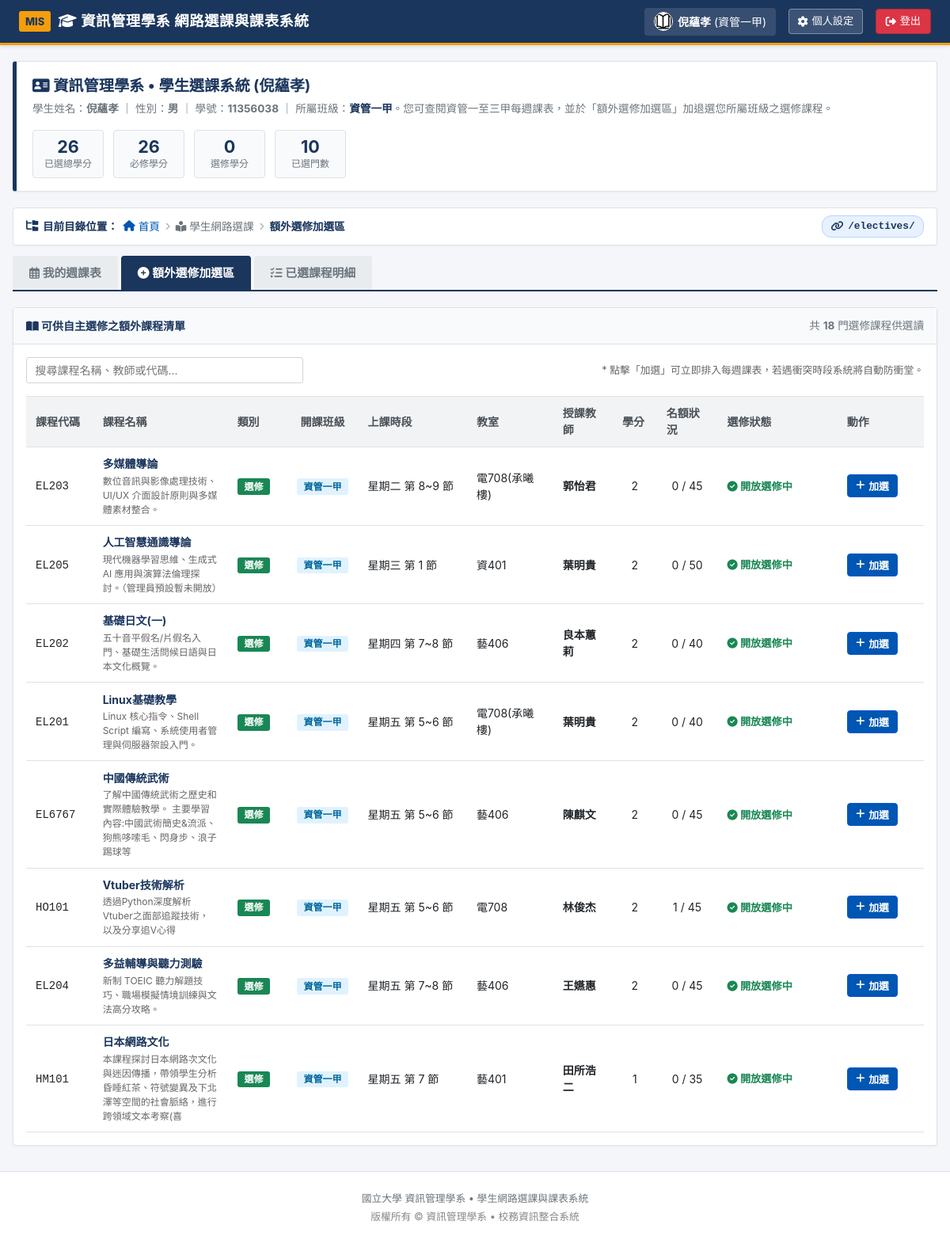
The app's page /electives/ (signed in), older data.
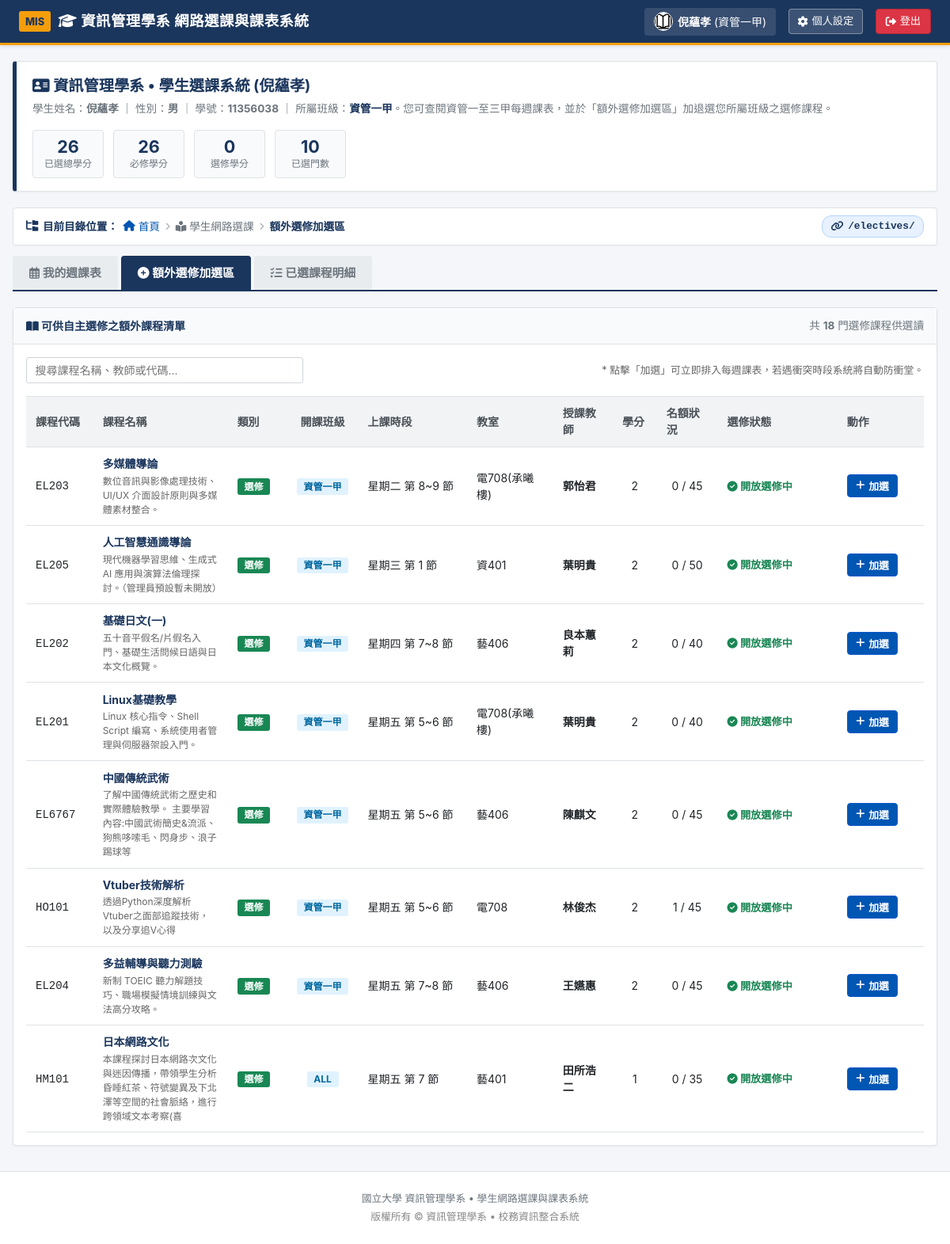
The same page, newer data.
### pages/models.py (models this page shows, shortened)
class Course(models.Model):
    CATEGORY_CHOICES = [
        ('REQUIRED', '必修'),
        ('ELECTIVE', '選修'),
    ]
    DAY_CHOICES = [
        (1, '星期一'),
        (2, '星期二'),
        (3, '星期三'),
        (4, '星期四'),
        (5, '星期五'),
    ]
    CLASS_CHOICES = [
        ('資管一甲', '資管一甲'),
        ('資管二甲', '資管二甲'),
        ('資管三甲', '資管三甲'),
        ('ALL', '全系/不限班級'),
    ]
    code = models.CharField(max_length=20, unique=True, verbose_name="課程代碼")
    name = models.CharField(max_length=100, verbose_name="課程名稱")
    teacher = models.CharField(max_length=50, verbose_name="授課教師")
    teacher_user = models.ForeignKey(User, null=True, blank=True, on_delete=models.SET_NULL, related_name='taught_courses', verbose_name="授課教師帳號")
    classroom = models.CharField(max_length=50, verbose_name="上課教室")
    credits = models.PositiveIntegerField(default=2, verbose_name="學分數")
    category = models.CharField(max_length=10, choices=CATEGORY_CHOICES, default='ELECTIVE', verbose_name="課程屬性")
    target_class = models.CharField(max_length=20, choices=CLASS_CHOICES, default='資管一甲', verbose_name="開課班級")
    day_of_week = models.PositiveSmallIntegerField(choices=DAY_CHOICES, default=1, verbose_name="上課星期")
    start_period = models.PositiveSmallIntegerField(default=1, verbose_name="開始節次")
    end_period = models.PositiveSmallIntegerField(default=1, verbose_name="結束節次")
    is_open_for_enrollment = models.BooleanField(default=True, verbose_name="開放學生選修")
    max_students = models.PositiveIntegerField(default=50, verbose_name="選課人數上限")
    description = models.TextField(blank=True, default="", verbose_name="課程描述")
    color_tag = models.CharField(max_length=30, default="indigo", verbose_name="代表顏色")
    class Meta:
        ordering = ['day_of_week', 'start_period', 'code']
        verbose_name = "課程"
        verbose_name_plural = "課程列表"
    @property
    def period_display(self):
        day_str = dict(self.DAY_CHOICES).get(self.day_of_week, '')
        if self.start_period == self.end_period:
            return f"{day_str} 第 {self.start_period} 節"
        return f"{day_str} 第 {self.start_period}~{self.end_period} 節"
    @property
    def current_enrolled_count(self):
        return self.enrollments.count()

### pages/views.py (the view, shortened to what this page needs)
# urls.py: path('', views.index, name='index'),
def index(request, tab=None):
    if not User.objects.filter(username__in=['admin', 'student']).exists() or not Course.objects.exists():
        init_demo_data()
    if not request.user.is_authenticated:
        return redirect('pages:login')
    is_admin = request.user.is_staff or request.user.username == 'admin'
    user_role = getattr(request.user.profile, 'role', 'STUDENT')
    is_teacher = (user_role == 'TEACHER')
    is_student = not is_admin and not is_teacher
    student_class = getattr(request.user.profile, 'student_class', '資管一甲')
    query_tab = request.GET.get('tab')
    if not tab:
        if is_admin:
            active_tab = 'admin_courses'
        elif is_teacher:
            active_tab = 'teacher_courses'
        else:
            active_tab = 'timetable'
    else:
        active_tab = tab
    all_courses = Course.objects.all().select_related('teacher_user').prefetch_related('enrollments__user__profile')
    if is_student:
        user_enrollments = Enrollment.objects.filter(user=request.user).select_related('course')
        enrolled_courses = [e.course for e in user_enrollments]
        enrolled_course_ids = {c.id for c in enrolled_courses}
    else:
        enrolled_courses = []
        enrolled_course_ids = set()
    CLASS_LIST = ['資管一甲', '資管二甲', '資管三甲']
    selected_class = request.GET.get('class_name', '').strip()
    if not selected_class:
        if is_student and student_class in CLASS_LIST:
            selected_class = student_class
        else:
            selected_class = '資管一甲'
    if selected_class not in CLASS_LIST:
        selected_class = '資管一甲'
    timetable = {p['period']: {d['day']: None for d in DAYS_INFO} for p in PERIOD_INFO}
    if is_student and selected_class == student_class:
        courses_to_plot = enrolled_courses
    else:
        courses_to_plot = [c for c in all_courses if c.target_class == selected_class and c.category == 'REQUIRED']
    for course in courses_to_plot:
        day = course.day_of_week
        start_p = course.start_period
        end_p = course.end_period
        span = end_p - start_p + 1
        if start_p in timetable and day in timetable[start_p]:
            timetable[start_p][day] = {
                'type': 'course',
                'course': course,
                'rowspan': span,
                'is_start': True,
            }
            for p in range(start_p + 1, end_p + 1):
                if p in timetable and day in timetable[p]:
                    timetable[p][day] = {'type': 'occupied'}
    elective_courses_data = []
    for c in all_courses:
        is_enrolled = c.id in enrolled_course_ids
        conflict_with = None
        if not is_enrolled and is_student:
            for ec in enrolled_courses:
                if check_time_conflict(c, ec):
                    conflict_with = ec
                    break
        is_class_match = (c.target_class in ['ALL', student_class])
        elective_courses_data.append({
            'course': c,
            'is_enrolled': is_enrolled,
            'is_open': c.is_open_for_enrollment,
            'conflict_with': conflict_with,
            'is_full': c.current_enrolled_count >= c.max_students,
            'target_class': c.target_class,
            'is_class_match': is_class_match,
        })
    total_credits = sum(c.credits for c in enrolled_courses)
    required_credits = sum(c.credits for c in enrolled_courses if c.category == 'REQUIRED')
    elective_credits = sum(c.credits for c in enrolled_courses if c.category == 'ELECTIVE')
    total_courses_count = all_courses.count()
    open_courses_count = all_courses.filter(is_open_for_enrollment=True).count()
    all_teacher_users = User.objects.filter(profile__role='TEACHER').select_related('profile').order_by('username')
    default_teachers = [
        '黃燕萍', '李俞麟', '唐日新', '林俊杰', '丁慧瑩',
        '謝文欽', '陳秋良', '許佩玉', '顏嬿真', '王嬿惠',
        '葉明貴', '郭怡君', '陳麒文'
    ]
    db_teachers = list(Course.objects.values_list('teacher', flat=True).distinct())
    teacher_user_names = list(all_teacher_users.values_list('first_name', flat=True))
    teachers_list = sorted(list({t.strip() for t in (default_teachers + db_teachers + teacher_user_names) if t and t.strip()}))
    teacher_courses = []
    students_list = []
    teachers_admin_list = []
    context = {
        'is_admin': is_admin,
        'is_teacher': is_teacher,
        'is_student': is_student,
        'student_class': student_class,
        'class_list': CLASS_LIST,
        'selected_class': selected_class,
        'period_info': PERIOD_INFO,
        'days_info': DAYS_INFO,
        'timetable': timetable,
        'all_courses': all_courses,
        'enrolled_courses': enrolled_courses,
        'elective_courses_data': elective_courses_data,
        'teacher_courses': teacher_courses,
        'total_credits': total_credits,
        'required_credits': required_credits,
        'elective_credits': elective_credits,
        'course_count': len(enrolled_courses),
        'total_courses_count': total_courses_count,
        'open_courses_count': open_courses_count,
        'teachers_list': teachers_list,
        'all_teacher_users': all_teacher_users,
        'teachers_admin_list': teachers_admin_list,
        'students_list': students_list,
        'tab': active_tab,
    }
    return render(request, 'index.html', context)

### pages/models.py (called while the page is built)
    @property
    def avatar_url(self):
        if self.avatar:
            try:
                return self.avatar.url
            except Exception:
                pass
        return '/static/image/preview.webp'

### pages/views.py (called while the page is built)
def check_time_conflict(course_a, course_b):
    if course_a.id == course_b.id:
        return False
    if course_a.day_of_week != course_b.day_of_week:
        return False
    return max(course_a.start_period, course_b.start_period) <= min(course_a.end_period, course_b.end_period)

### templates/index.html (shortened to what the changed rows need)
{% extends 'base.html' %}
{% load static %}
{% block content %}
{% if is_student %}
<div class="tab-pane" id="pane-tab-electives" {% if tab != 'electives' %}style="display: none;"{% endif %}>
    <div class="card-classic">
        <div class="card-classic-body">
            <div style="overflow-x: auto;">
                <table class="electives-table" id="electivesTable">
                    <thead>
                        <tr>
                            <th class="col-code">課程代碼</th>
                            <th class="col-name">課程名稱</th>
                            <th class="col-category">類別</th>
                            <th style="width: 90px; text-align: center;">開課班級</th>
                            <th class="col-time">上課時段</th>
                            <th class="col-room">教室</th>
                            <th class="col-teacher">授課教師</th>
                            <th class="col-credits">學分</th>
                            <th class="col-enrolled">名額狀況</th>
                            <th class="col-toggle">選修狀態</th>
                            <th class="col-actions">動作</th>
                        </tr>
                    </thead>
                    <tbody>
                        {% for item in elective_courses_data %}
                            {% if item.course.category == 'ELECTIVE' %}
                                <tr class="elective-table-row"
                                    data-name="{{ item.course.name|lower }}"
                                    data-teacher="{{ item.course.teacher|lower }}"
                                    data-code="{{ item.course.code|lower }}">
                                    <td><code>{{ item.course.code }}</code></td>
                                    <td>
                                        <strong style="color: var(--univ-navy);">{{ item.course.name }}</strong>
                                        <div style="font-size: 0.75rem; color: #666; margin-top: 0.15rem;">
                                            {{ item.course.description|default:"暫無簡介" }}
                                        </div>
                                    </td>
                                    <td class="col-category">
                                        <span class="badge-tag badge-elective">選修</span>
                                    </td>
                                    <td style="text-align: center;">
                                        <span class="badge-tag" style="background: #e0f2fe; color: #0369a1; font-weight: 600;">
                                            {{ item.target_class }}
                                        </span>
                                    </td>
                                    <td class="col-time">{{ item.course.period_display }}</td>
                                    <td>{{ item.course.classroom }}</td>
                                    <td><strong>{{ item.course.teacher }}</strong></td>
                                    <td style="text-align: center;">{{ item.course.credits }}</td>
                                    <td style="text-align: center;">
                                        {{ item.course.current_enrolled_count }} / {{ item.course.max_students }}
                                    </td>
                                    <td class="col-toggle">
                                        {% if item.is_open %}
                                            <span style="color: var(--success); font-weight: 600; font-size: 0.825rem;">
                                                <i class="fa-solid fa-circle-check"></i> 開放選修中
                                            </span>
                                        {% else %}
                                            <span style="color: #6c757d; font-size: 0.825rem;">
                                                <i class="fa-solid fa-lock"></i> 教務處未開放
                                            </span>
                                        {% endif %}
                                    </td>
                                    <td class="col-actions">
                                        {% if item.is_enrolled %}
                                            <div style="display: flex; align-items: center; gap: 0.35rem;">
                                                <span style="color: var(--success); font-size: 0.8rem; font-weight: 700;">已選修</span>
                                                <form action="{% url 'pages:drop_course' item.course.id %}" method="POST" onsubmit="return confirm('確定要退選【{{ item.course.name }}】嗎？');">
                                                    {% csrf_token %}
                                                    <input type="hidden" name="next" value="{% url 'pages:electives' %}">
                                                    <button type="submit" class="btn btn-outline-danger" style="padding: 0.2rem 0.5rem; font-size: 0.75rem;">
                                                        退選
                                                    </button>
                                                </form>
                                            </div>
                                        {% elif not item.is_open %}
                                            <button type="button" class="btn btn-disabled" style="padding: 0.25rem 0.6rem; font-size: 0.75rem;" disabled>
                                                未開放
                                            </button>
                                        {% elif not item.is_class_match %}
                                            <button type="button" class="btn btn-disabled" style="padding: 0.25rem 0.6rem; font-size: 0.75rem; color: #64748b; background: #f1f5f9; border: 1px solid #cbd5e1;" disabled title="此選修僅開放【{{ item.target_class }}】學生選修，您目前所屬班級為【{{ student_class }}】">
                                                非本班選修
                                            </button>
                                        {% elif item.conflict_with %}
                                            <button type="button" class="btn btn-disabled" style="padding: 0.25rem 0.6rem; font-size: 0.75rem; color: #b07d00;" disabled title="與【{{ item.conflict_with.name }}】時段衝突">
                                                衝堂無法選
                                            </button>
                                        {% elif item.is_full %}
                                            <button type="button" class="btn btn-disabled" style="padding: 0.25rem 0.6rem; font-size: 0.75rem;" disabled>
                                                額滿
                                            </button>
                                        {% else %}
                                            <form action="{% url 'pages:enroll_course' item.course.id %}" method="POST">
                                                <button type="submit" class="btn btn-primary" style="padding: 0.25rem 0.65rem; font-size: 0.8rem;" id="btn-enroll-{{ item.course.id }}">
                                                    <i class="fa-solid fa-plus"></i> 加選
                                                </button>
                                            </form>
                                        {% endif %}
                                    </td>
                                </tr>
                            {% endif %}
                        {% endfor %}
                    </tbody>
                </table>
            </div>
        </div>
    </div>
</div>
{% endif %}
{% endblock %}

Row changes from the older to the newer data that the page shows:
changed Course "HM101": target_class "資管一甲" → "ALL"
